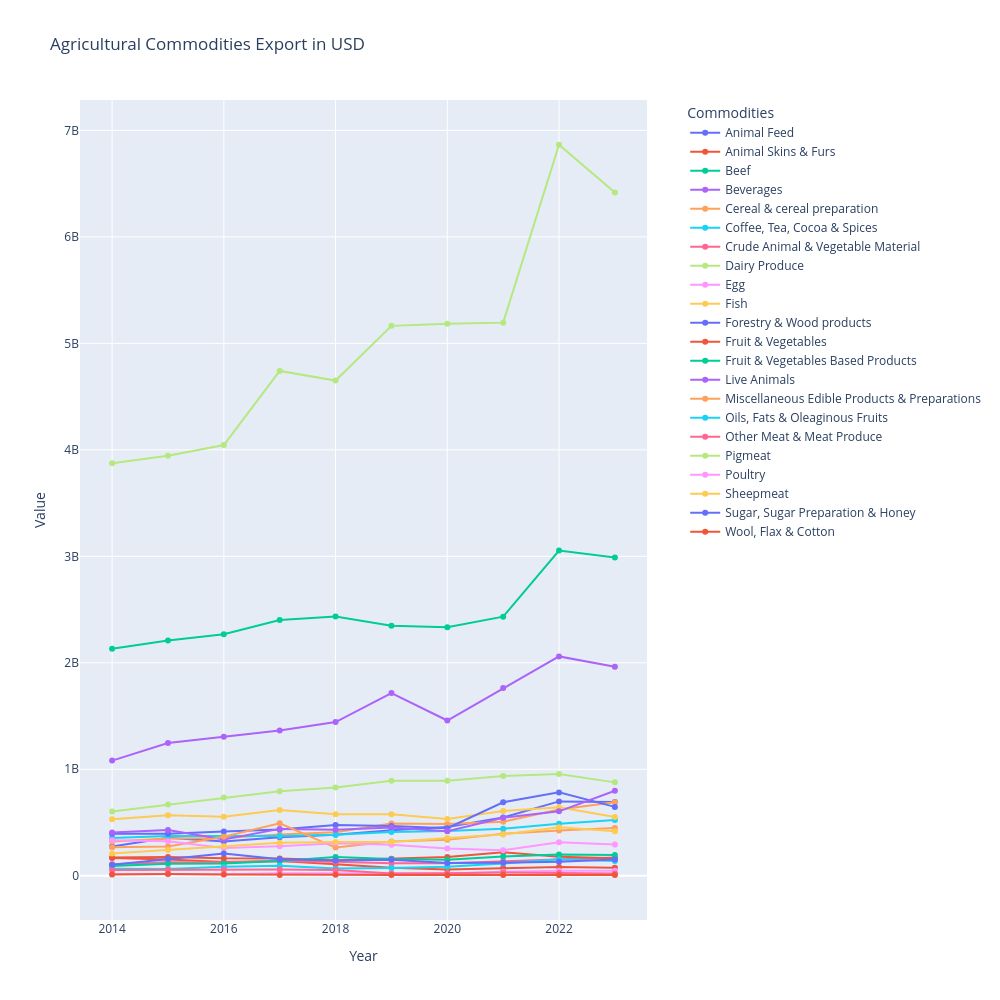

The notebook cell this image was saved under:
### Code cell
# creating interactive chart to display lineplot for all comodities
fig = px.line(
    df_melted,
    x='Year',
    y='Value',
    color="Comodity",  # Each variable gets its own line color
    hover_data={"Comodity": True, "Value": True},  # Show variable and value on hover
    title="Agricultural Commodities Export in USD"
)

# updating layout to improve interactivity
fig.update_traces(
    hovertemplate="<b>Comodity:</b> %{customdata[0]}<br><b>Year:</b> %{x}<br><b>Value in USD:</b> %{y}<extra></extra>",
    mode="lines+markers",  # Make lines easier to hover over by including markers
)

fig.update_layout(
    hovermode="closest",  # Ensure hover only applies to the closest line/point
    legend=dict(
        title="Commodities",
        yanchor="top",
        y=1,
        xanchor="right",
        x=1.6
    ),
    width=1000,
    height=1000
)

fig.show()

### Figure 1 — Plotly figure (JSON) as saved in the notebook; plotly's stock layout.template omitted (floating-point values rounded to 4 significant figures)
{"data": [{"customdata": [["Animal Feed"], ["Animal Feed"], ["Animal Feed"], ["Animal Feed"], ["Animal Feed"], ["Animal Feed"], ["Animal Feed"], ["Animal Feed"], ["Animal Feed"], ["Animal Feed"]], "hovertemplate": "<b>Comodity:</b> %{customdata[0]}<br><b>Year:</b> %{x}<br><b>Value in USD:</b> %{y}<extra></extra>", "legendgroup": "Animal Feed", "line": {"color": "#636efa", "dash": "solid"}, "marker": {"symbol": "circle"}, "mode": "lines+markers", "name": "Animal Feed", "orientation": "v", "showlegend": true, "type": "scatter", "x": [2014, 2015, 2016, 2017, 2018, 2019, 2020, 2021, 2022, 2023], "xaxis": "x", "y": [275833946, 357959685, 321174450, 360734374, 385330749, 426793208, 458237352, 547833949, 698522188, 692380024], "yaxis": "y"}, {"customdata": [["Animal Skins & Furs"], ["Animal Skins & Furs"], ["Animal Skins & Furs"], ["Animal Skins & Furs"], ["Animal Skins & Furs"], ["Animal Skins & Furs"], ["Animal Skins & Furs"], ["Animal Skins & Furs"], ["Animal Skins & Furs"], ["Animal Skins & Furs"]], "hovertemplate": "<b>Comodity:</b> %{customdata[0]}<br><b>Year:</b> %{x}<br><b>Value in USD:</b> %{y}<extra></extra>", "legendgroup": "Animal Skins & Furs", "line": {"color": "#EF553B", "dash": "solid"}, "marker": {"symbol": "circle"}, "mode": "lines+markers", "name": "Animal Skins & Furs", "orientation": "v", "showlegend": true, "type": "scatter", "x": [2014, 2015, 2016, 2017, 2018, 2019, 2020, 2021, 2022, 2023], "xaxis": "x", "y": [165899703, 152599108, 129962794, 138296733, 107690433, 74115644, 58636138, 74012631, 82714912, 74071066], "yaxis": "y"}, {"customdata": [["Beef"], ["Beef"], ["Beef"], ["Beef"], ["Beef"], ["Beef"], ["Beef"], ["Beef"], ["Beef"], ["Beef"]], "hovertemplate": "<b>Comodity:</b> %{customdata[0]}<br><b>Year:</b> %{x}<br><b>Value in USD:</b> %{y}<extra></extra>", "legendgroup": "Beef", "line": {"color": "#00cc96", "dash": "solid"}, "marker": {"symbol": "circle"}, "mode": "lines+markers", "name": "Beef", "orientation": "v", "showlegend": true, "type": "scatter", "x": [2014, 2015, 2016, 2017, 2018, 2019, 2020, 2021, 2022, 2023], "xaxis": "x", "y": [2131278919, 2209079387, 2267543517, 2402515789, 2434585755, 2348871628, 2334845719, 2433113988, 3054137271, 2989060967], "yaxis": "y"}, {"customdata": [["Beverages"], ["Beverages"], ["Beverages"], ["Beverages"], ["Beverages"], ["Beverages"], ["Beverages"], ["Beverages"], ["Beverages"], ["Beverages"]], "hovertemplate": "<b>Comodity:</b> %{customdata[0]}<br><b>Year:</b> %{x}<br><b>Value in USD:</b> %{y}<extra></extra>", "legendgroup": "Beverages", "line": {"color": "#ab63fa", "dash": "solid"}, "marker": {"symbol": "circle"}, "mode": "lines+markers", "name": "Beverages", "orientation": "v", "showlegend": true, "type": "scatter", "x": [2014, 2015, 2016, 2017, 2018, 2019, 2020, 2021, 2022, 2023], "xaxis": "x", "y": [1081305684, 1245962633, 1304502816, 1363532833, 1443812983, 1715261857, 1458032691, 1762277569, 2060086203, 1963571841], "yaxis": "y"}, {"customdata": [["Cereal & cereal preparation"], ["Cereal & cereal preparation"], ["Cereal & cereal preparation"], ["Cereal & cereal preparation"], ["Cereal & cereal preparation"], ["Cereal & cereal preparation"], ["Cereal & cereal preparation"], ["Cereal & cereal preparation"], ["Cereal & cereal preparation"], ["Cereal & cereal preparation"]], "hovertemplate": "<b>Comodity:</b> %{customdata[0]}<br><b>Year:</b> %{x}<br><b>Value in USD:</b> %{y}<extra></extra>", "legendgroup": "Cereal & cereal preparation", "line": {"color": "#FFA15A", "dash": "solid"}, "marker": {"symbol": "circle"}, "mode": "lines+markers", "name": "Cereal & cereal preparation", "orientation": "v", "showlegend": true, "type": "scatter", "x": [2014, 2015, 2016, 2017, 2018, 2019, 2020, 2021, 2022, 2023], "xaxis": "x", "y": [322801212, 350958309, 354637449, 386687632, 408023288, 489674618, 486499556, 506380282, 622398203, 691272110], "yaxis": "y"}, {"customdata": [["Coffee, Tea, Cocoa & Spices"], ["Coffee, Tea, Cocoa & Spices"], ["Coffee, Tea, Cocoa & Spices"], ["Coffee, Tea, Cocoa & Spices"], ["Coffee, Tea, Cocoa & Spices"], ["Coffee, Tea, Cocoa & Spices"], ["Coffee, Tea, Cocoa & Spices"], ["Coffee, Tea, Cocoa & Spices"], ["Coffee, Tea, Cocoa & Spices"], ["Coffee, Tea, Cocoa & Spices"]], "hovertemplate": "<b>Comodity:</b> %{customdata[0]}<br><b>Year:</b> %{x}<br><b>Value in USD:</b> %{y}<extra></extra>", "legendgroup": "Coffee, Tea, Cocoa & Spices", "line": {"color": "#19d3f3", "dash": "solid"}, "marker": {"symbol": "circle"}, "mode": "lines+markers", "name": "Coffee, Tea, Cocoa & Spices", "orientation": "v", "showlegend": true, "type": "scatter", "x": [2014, 2015, 2016, 2017, 2018, 2019, 2020, 2021, 2022, 2023], "xaxis": "x", "y": [354280774, 372411991, 374151238, 374029638, 385220840, 411072695, 420795074, 440369970, 487742739, 524322733], "yaxis": "y"}, {"customdata": [["Crude Animal & Vegetable Material"], ["Crude Animal & Vegetable Material"], ["Crude Animal & Vegetable Material"], ["Crude Animal & Vegetable Material"], ["Crude Animal & Vegetable Material"], ["Crude Animal & Vegetable Material"], ["Crude Animal & Vegetable Material"], ["Crude Animal & Vegetable Material"], ["Crude Animal & Vegetable Material"], ["Crude Animal & Vegetable Material"]], "hovertemplate": "<b>Comodity:</b> %{customdata[0]}<br><b>Year:</b> %{x}<br><b>Value in USD:</b> %{y}<extra></extra>", "legendgroup": "Crude Animal & Vegetable Material", "line": {"color": "#FF6692", "dash": "solid"}, "marker": {"symbol": "circle"}, "mode": "lines+markers", "name": "Crude Animal & Vegetable Material", "orientation": "v", "showlegend": true, "type": "scatter", "x": [2014, 2015, 2016, 2017, 2018, 2019, 2020, 2021, 2022, 2023], "xaxis": "x", "y": [109179725, 127353454, 124324194, 139384011, 130597212, 117075336, 116563466, 136517419, 155494534, 170421979], "yaxis": "y"}, {"customdata": [["Dairy Produce"], ["Dairy Produce"], ["Dairy Produce"], ["Dairy Produce"], ["Dairy Produce"], ["Dairy Produce"], ["Dairy Produce"], ["Dairy Produce"], ["Dairy Produce"], ["Dairy Produce"]], "hovertemplate": "<b>Comodity:</b> %{customdata[0]}<br><b>Year:</b> %{x}<br><b>Value in USD:</b> %{y}<extra></extra>", "legendgroup": "Dairy Produce", "line": {"color": "#B6E880", "dash": "solid"}, "marker": {"symbol": "circle"}, "mode": "lines+markers", "name": "Dairy Produce", "orientation": "v", "showlegend": true, "type": "scatter", "x": [2014, 2015, 2016, 2017, 2018, 2019, 2020, 2021, 2022, 2023], "xaxis": "x", "y": [3874034126, 3944756196, 4044990083, 4740711195, 4650418450, 5164242160, 5184179147, 5194633566, 6865174605, 6416701046], "yaxis": "y"}, {"customdata": [["Egg"], ["Egg"], ["Egg"], ["Egg"], ["Egg"], ["Egg"], ["Egg"], ["Egg"], ["Egg"], ["Egg"]], "hovertemplate": "<b>Comodity:</b> %{customdata[0]}<br><b>Year:</b> %{x}<br><b>Value in USD:</b> %{y}<extra></extra>", "legendgroup": "Egg", "line": {"color": "#FF97FF", "dash": "solid"}, "marker": {"symbol": "circle"}, "mode": "lines+markers", "name": "Egg", "orientation": "v", "showlegend": true, "type": "scatter", "x": [2014, 2015, 2016, 2017, 2018, 2019, 2020, 2021, 2022, 2023], "xaxis": "x", "y": [16395700, 16468359, 14065692, 24353204, 23582084, 20335886, 21456536, 37435447, 46307520, 46861066], "yaxis": "y"}, {"customdata": [["Fish"], ["Fish"], ["Fish"], ["Fish"], ["Fish"], ["Fish"], ["Fish"], ["Fish"], ["Fish"], ["Fish"]], "hovertemplate": "<b>Comodity:</b> %{customdata[0]}<br><b>Year:</b> %{x}<br><b>Value in USD:</b> %{y}<extra></extra>", "legendgroup": "Fish", "line": {"color": "#FECB52", "dash": "solid"}, "marker": {"symbol": "circle"}, "mode": "lines+markers", "name": "Fish", "orientation": "v", "showlegend": true, "type": "scatter", "x": [2014, 2015, 2016, 2017, 2018, 2019, 2020, 2021, 2022, 2023], "xaxis": "x", "y": [531577630, 567845942, 554912615, 617531886, 576514622, 576811365, 532834520, 609232662, 644169526, 551009766], "yaxis": "y"}, {"customdata": [["Forestry & Wood products"], ["Forestry & Wood products"], ["Forestry & Wood products"], ["Forestry & Wood products"], ["Forestry & Wood products"], ["Forestry & Wood products"], ["Forestry & Wood products"], ["Forestry & Wood products"], ["Forestry & Wood products"], ["Forestry & Wood products"]], "hovertemplate": "<b>Comodity:</b> %{customdata[0]}<br><b>Year:</b> %{x}<br><b>Value in USD:</b> %{y}<extra></extra>", "legendgroup": "Forestry & Wood products", "line": {"color": "#636efa", "dash": "solid"}, "marker": {"symbol": "circle"}, "mode": "lines+markers", "name": "Forestry & Wood products", "orientation": "v", "showlegend": true, "type": "scatter", "x": [2014, 2015, 2016, 2017, 2018, 2019, 2020, 2021, 2022, 2023], "xaxis": "x", "y": [394080580, 394517392, 415891412, 434263754, 477410626, 466228946, 446595840, 690645317, 783029364, 646892048], "yaxis": "y"}, {"customdata": [["Fruit & Vegetables"], ["Fruit & Vegetables"], ["Fruit & Vegetables"], ["Fruit & Vegetables"], ["Fruit & Vegetables"], ["Fruit & Vegetables"], ["Fruit & Vegetables"], ["Fruit & Vegetables"], ["Fruit & Vegetables"], ["Fruit & Vegetables"]], "hovertemplate": "<b>Comodity:</b> %{customdata[0]}<br><b>Year:</b> %{x}<br><b>Value in USD:</b> %{y}<extra></extra>", "legendgroup": "Fruit & Vegetables", "line": {"color": "#EF553B", "dash": "solid"}, "marker": {"symbol": "circle"}, "mode": "lines+markers", "name": "Fruit & Vegetables", "orientation": "v", "showlegend": true, "type": "scatter", "x": [2014, 2015, 2016, 2017, 2018, 2019, 2020, 2021, 2022, 2023], "xaxis": "x", "y": [170674527, 176936388, 163609090, 162900481, 145708501, 159179647, 176659057, 220669081, 179286930, 164682935], "yaxis": "y"}, {"customdata": [["Fruit & Vegetables Based Products"], ["Fruit & Vegetables Based Products"], ["Fruit & Vegetables Based Products"], ["Fruit & Vegetables Based Products"], ["Fruit & Vegetables Based Products"], ["Fruit & Vegetables Based Products"], ["Fruit & Vegetables Based Products"], ["Fruit & Vegetables Based Products"], ["Fruit & Vegetables Based Products"], ["Fruit & Vegetables Based Products"]], "hovertemplate": "<b>Comodity:</b> %{customdata[0]}<br><b>Year:</b> %{x}<br><b>Value in USD:</b> %{y}<extra></extra>", "legendgroup": "Fruit & Vegetables Based Products", "line": {"color": "#00cc96", "dash": "solid"}, "marker": {"symbol": "circle"}, "mode": "lines+markers", "name": "Fruit & Vegetables Based Products", "orientation": "v", "showlegend": true, "type": "scatter", "x": [2014, 2015, 2016, 2017, 2018, 2019, 2020, 2021, 2022, 2023], "xaxis": "x", "y": [92385352, 111853374, 116053604, 137712140, 176896030, 157692564, 151017209, 181900764, 199947436, 195351374], "yaxis": "y"}, {"customdata": [["Live Animals"], ["Live Animals"], ["Live Animals"], ["Live Animals"], ["Live Animals"], ["Live Animals"], ["Live Animals"], ["Live Animals"], ["Live Animals"], ["Live Animals"]], "hovertemplate": "<b>Comodity:</b> %{customdata[0]}<br><b>Year:</b> %{x}<br><b>Value in USD:</b> %{y}<extra></extra>", "legendgroup": "Live Animals", "line": {"color": "#ab63fa", "dash": "solid"}, "marker": {"symbol": "circle"}, "mode": "lines+markers", "name": "Live Animals", "orientation": "v", "showlegend": true, "type": "scatter", "x": [2014, 2015, 2016, 2017, 2018, 2019, 2020, 2021, 2022, 2023], "xaxis": "x", "y": [405101480, 430507794, 339977329, 440284362, 431525615, 454092757, 418660946, 545363871, 604981476, 798208354], "yaxis": "y"}, {"customdata": [["Miscellaneous Edible Products & Preparations"], ["Miscellaneous Edible Products & Preparations"], ["Miscellaneous Edible Products & Preparations"], ["Miscellaneous Edible Products & Preparations"], ["Miscellaneous Edible Products & Preparations"], ["Miscellaneous Edible Products & Preparations"], ["Miscellaneous Edible Products & Preparations"], ["Miscellaneous Edible Products & Preparations"], ["Miscellaneous Edible Products & Preparations"], ["Miscellaneous Edible Products & Preparations"]], "hovertemplate": "<b>Comodity:</b> %{customdata[0]}<br><b>Year:</b> %{x}<br><b>Value in USD:</b> %{y}<extra></extra>", "legendgroup": "Miscellaneous Edible Products & Preparations", "line": {"color": "#FFA15A", "dash": "solid"}, "marker": {"symbol": "circle"}, "mode": "lines+markers", "name": "Miscellaneous Edible Products & Preparations", "orientation": "v", "showlegend": true, "type": "scatter", "x": [2014, 2015, 2016, 2017, 2018, 2019, 2020, 2021, 2022, 2023], "xaxis": "x", "y": [268338446, 275190254, 367181943, 492174609, 264574146, 321193423, 338642317, 393881065, 424474110, 448268807], "yaxis": "y"}, {"customdata": [["Oils, Fats & Oleaginous Fruits"], ["Oils, Fats & Oleaginous Fruits"], ["Oils, Fats & Oleaginous Fruits"], ["Oils, Fats & Oleaginous Fruits"], ["Oils, Fats & Oleaginous Fruits"], ["Oils, Fats & Oleaginous Fruits"], ["Oils, Fats & Oleaginous Fruits"], ["Oils, Fats & Oleaginous Fruits"], ["Oils, Fats & Oleaginous Fruits"], ["Oils, Fats & Oleaginous Fruits"]], "hovertemplate": "<b>Comodity:</b> %{customdata[0]}<br><b>Year:</b> %{x}<br><b>Value in USD:</b> %{y}<extra></extra>", "legendgroup": "Oils, Fats & Oleaginous Fruits", "line": {"color": "#19d3f3", "dash": "solid"}, "marker": {"symbol": "circle"}, "mode": "lines+markers", "name": "Oils, Fats & Oleaginous Fruits", "orientation": "v", "showlegend": true, "type": "scatter", "x": [2014, 2015, 2016, 2017, 2018, 2019, 2020, 2021, 2022, 2023], "xaxis": "x", "y": [64947738, 63887436, 83637562, 94588087, 68745559, 71732614, 85409415, 114715966, 155305464, 138896193], "yaxis": "y"}, {"customdata": [["Other Meat & Meat Produce"], ["Other Meat & Meat Produce"], ["Other Meat & Meat Produce"], ["Other Meat & Meat Produce"], ["Other Meat & Meat Produce"], ["Other Meat & Meat Produce"], ["Other Meat & Meat Produce"], ["Other Meat & Meat Produce"], ["Other Meat & Meat Produce"], ["Other Meat & Meat Produce"]], "hovertemplate": "<b>Comodity:</b> %{customdata[0]}<br><b>Year:</b> %{x}<br><b>Value in USD:</b> %{y}<extra></extra>", "legendgroup": "Other Meat & Meat Produce", "line": {"color": "#FF6692", "dash": "solid"}, "marker": {"symbol": "circle"}, "mode": "lines+markers", "name": "Other Meat & Meat Produce", "orientation": "v", "showlegend": true, "type": "scatter", "x": [2014, 2015, 2016, 2017, 2018, 2019, 2020, 2021, 2022, 2023], "xaxis": "x", "y": [53932252, 56160495, 58327940, 59627207, 54542823, 20510624, 24547345, 30424148, 26004992, 22080378], "yaxis": "y"}, {"customdata": [["Pigmeat"], ["Pigmeat"], ["Pigmeat"], ["Pigmeat"], ["Pigmeat"], ["Pigmeat"], ["Pigmeat"], ["Pigmeat"], ["Pigmeat"], ["Pigmeat"]], "hovertemplate": "<b>Comodity:</b> %{customdata[0]}<br><b>Year:</b> %{x}<br><b>Value in USD:</b> %{y}<extra></extra>", "legendgroup": "Pigmeat", "line": {"color": "#B6E880", "dash": "solid"}, "marker": {"symbol": "circle"}, "mode": "lines+markers", "name": "Pigmeat", "orientation": "v", "showlegend": true, "type": "scatter", "x": [2014, 2015, 2016, 2017, 2018, 2019, 2020, 2021, 2022, 2023], "xaxis": "x", "y": [604448528, 669770563, 733933371, 793698482, 828075422, 891520722, 893260927, 936393001, 956349613, 877099188], "yaxis": "y"}, {"customdata": [["Poultry"], ["Poultry"], ["Poultry"], ["Poultry"], ["Poultry"], ["Poultry"], ["Poultry"], ["Poultry"], ["Poultry"], ["Poultry"]], "hovertemplate": "<b>Comodity:</b> %{customdata[0]}<br><b>Year:</b> %{x}<br><b>Value in USD:</b> %{y}<extra></extra>", "legendgroup": "Poultry", "line": {"color": "#FF97FF", "dash": "solid"}, "marker": {"symbol": "circle"}, "mode": "lines+markers", "name": "Poultry", "orientation": "v", "showlegend": true, "type": "scatter", "x": [2014, 2015, 2016, 2017, 2018, 2019, 2020, 2021, 2022, 2023], "xaxis": "x", "y": [333544062, 323217566, 259630575, 278291350, 306220492, 291038413, 254909365, 240555329, 315107116, 292606588], "yaxis": "y"}, {"customdata": [["Sheepmeat"], ["Sheepmeat"], ["Sheepmeat"], ["Sheepmeat"], ["Sheepmeat"], ["Sheepmeat"], ["Sheepmeat"], ["Sheepmeat"], ["Sheepmeat"], ["Sheepmeat"]], "hovertemplate": "<b>Comodity:</b> %{customdata[0]}<br><b>Year:</b> %{x}<br><b>Value in USD:</b> %{y}<extra></extra>", "legendgroup": "Sheepmeat", "line": {"color": "#FECB52", "dash": "solid"}, "marker": {"symbol": "circle"}, "mode": "lines+markers", "name": "Sheepmeat", "orientation": "v", "showlegend": true, "type": "scatter", "x": [2014, 2015, 2016, 2017, 2018, 2019, 2020, 2021, 2022, 2023], "xaxis": "x", "y": [208268095, 241892626, 277105623, 310053686, 316004472, 317839964, 355680404, 386494518, 454573219, 418702889], "yaxis": "y"}, {"customdata": [["Sugar, Sugar Preparation & Honey"], ["Sugar, Sugar Preparation & Honey"], ["Sugar, Sugar Preparation & Honey"], ["Sugar, Sugar Preparation & Honey"], ["Sugar, Sugar Preparation & Honey"], ["Sugar, Sugar Preparation & Honey"], ["Sugar, Sugar Preparation & Honey"], ["Sugar, Sugar Preparation & Honey"], ["Sugar, Sugar Preparation & Honey"], ["Sugar, Sugar Preparation & Honey"]], "hovertemplate": "<b>Comodity:</b> %{customdata[0]}<br><b>Year:</b> %{x}<br><b>Value in USD:</b> %{y}<extra></extra>", "legendgroup": "Sugar, Sugar Preparation & Honey", "line": {"color": "#636efa", "dash": "solid"}, "marker": {"symbol": "circle"}, "mode": "lines+markers", "name": "Sugar, Sugar Preparation & Honey", "orientation": "v", "showlegend": true, "type": "scatter", "x": [2014, 2015, 2016, 2017, 2018, 2019, 2020, 2021, 2022, 2023], "xaxis": "x", "y": [103052411, 158681218, 209199642, 154454505, 143777499, 150772998, 120715468, 123152673, 131228561, 152582572], "yaxis": "y"}, {"customdata": [["Wool, Flax & Cotton"], ["Wool, Flax & Cotton"], ["Wool, Flax & Cotton"], ["Wool, Flax & Cotton"], ["Wool, Flax & Cotton"], ["Wool, Flax & Cotton"], ["Wool, Flax & Cotton"], ["Wool, Flax & Cotton"], ["Wool, Flax & Cotton"], ["Wool, Flax & Cotton"]], "hovertemplate": "<b>Comodity:</b> %{customdata[0]}<br><b>Year:</b> %{x}<br><b>Value in USD:</b> %{y}<extra></extra>", "legendgroup": "Wool, Flax & Cotton", "line": {"color": "#EF553B", "dash": "solid"}, "marker": {"symbol": "circle"}, "mode": "lines+markers", "name": "Wool, Flax & Cotton", "orientation": "v", "showlegend": true, "type": "scatter", "x": [2014, 2015, 2016, 2017, 2018, 2019, 2020, 2021, 2022, 2023], "xaxis": "x", "y": [12710718, 16277689, 12329607, 7538185, 9408797, 7160539, 4789209, 7356870, 6638178, 7349643], "yaxis": "y"}], "layout": {"height": 1000, "hovermode": "closest", "legend": {"title": {"text": "Commodities"}, "tracegroupgap": 0, "x": 1.6, "xanchor": "right", "y": 1, "yanchor": "top"}, "title": {"text": "Agricultural Commodities Export in USD"}, "width": 1000, "xaxis": {"anchor": "y", "autorange": true, "domain": [0, 1], "range": [2013.0, 2024.0], "title": {"text": "Year"}, "type": "linear"}, "yaxis": {"anchor": "x", "autorange": true, "domain": [0, 1], "range": [-415500000.0, 7285000000.0], "title": {"text": "Value"}, "type": "linear"}}}
